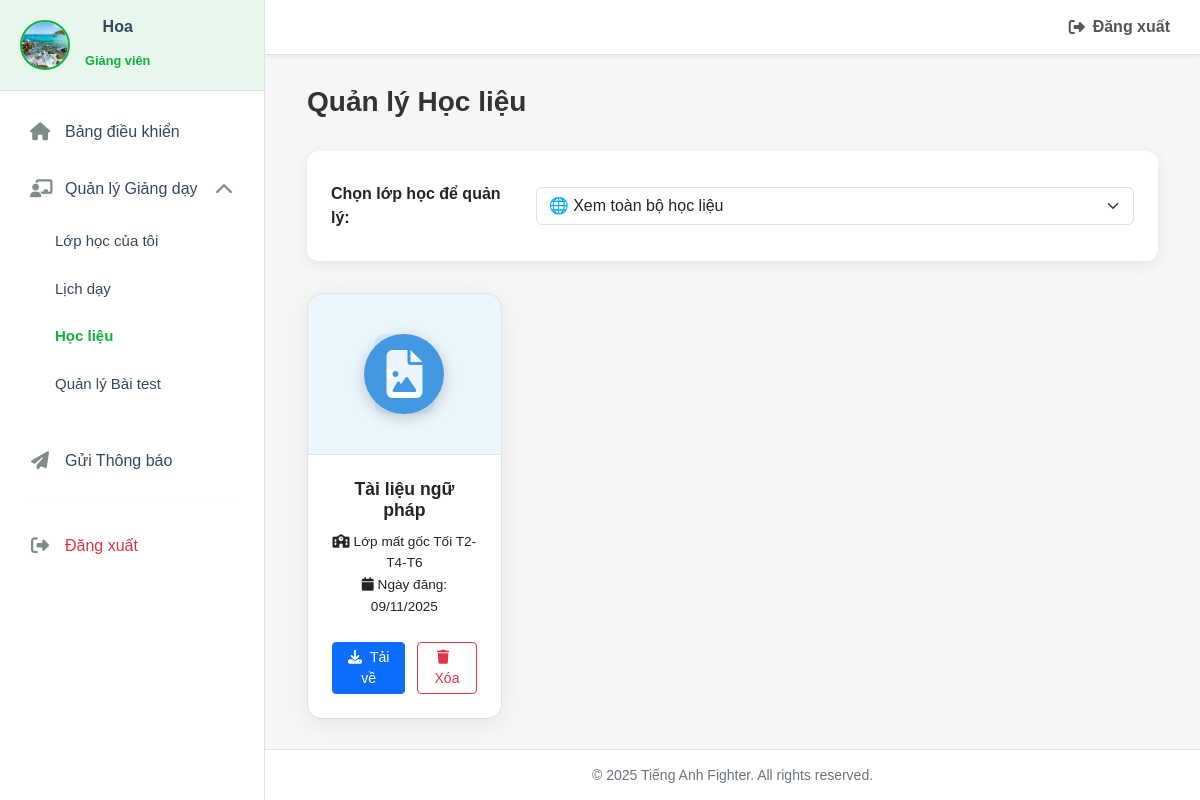
Screenshot of /admin/admin.php?nav=teacher_materials (signed in) with the database file from the repository.
### tables this page shows
CREATE TABLE `giangvien` (
  `id_giangvien` int(11) NOT NULL,
  `ten_giangvien` varchar(100) NOT NULL,
  `so_dien_thoai` varchar(15) DEFAULT NULL,
  `mat_khau` varchar(255) DEFAULT NULL,
  `email` varchar(100) DEFAULT NULL,
  `mo_ta` text DEFAULT NULL COMMENT 'Mô tả chuyên môn, kinh nghiệm của giảng viên',
  `hinh_anh` varchar(255) DEFAULT NULL
);

CREATE TABLE `hoc_lieu` (
  `id_hoclieu` int(11) NOT NULL,
  `id_khoahoc` int(11) DEFAULT NULL,
  `id_lop` varchar(50) DEFAULT NULL,
  `tieu_de` varchar(255) DEFAULT NULL,
  `loai_file` varchar(50) DEFAULT NULL COMMENT 'ví dụ: PDF, Video, Link, DOCX',
  `duong_dan_file` varchar(255) DEFAULT NULL,
  `ngay_dang` timestamp NOT NULL DEFAULT current_timestamp()
);

CREATE TABLE `lop_hoc` (
  `id_lop` varchar(50) NOT NULL,
  `id_khoahoc` int(11) NOT NULL,
  `ten_lop` varchar(100) NOT NULL,
  `id_giangvien` int(11) DEFAULT NULL COMMENT 'Giảng viên trực tiếp đứng lớp',
  `so_luong_hoc_vien` int(11) DEFAULT 0,
  `trang_thai` enum('dang hoc','da xong') DEFAULT 'dang hoc'
);

### admin/modules/teacher/teacher_materials.php (the view, shortened to what this page needs)
<?php
$id_giangvien = $_SESSION['id_giangvien'];
$selected_lop_id = $_GET['lop_id'] ?? 'all';
$materials = null;
$show_all = ($selected_lop_id === 'all' || $selected_lop_id === '');
if ($show_all) {
    $sql_materials = "SELECT hl.id_hoclieu, hl.tieu_de, hl.loai_file, hl.duong_dan_file, hl.ngay_dang, lh.ten_lop
                      FROM hoc_lieu hl
                      INNER JOIN lop_hoc lh ON hl.id_lop = lh.id_lop
                      WHERE lh.id_giangvien = ?
                      ORDER BY hl.ngay_dang DESC";
    $stmt_materials = $conn->prepare($sql_materials);
    $stmt_materials->bind_param("i", $id_giangvien);
    $stmt_materials->execute();
    $materials = $stmt_materials->get_result();
}
function get_file_type_details($file_type)
{
    $file_type = strtolower($file_type ?? '');
    switch ($file_type) {
        case 'jpg':
        case 'png':
        case 'jpeg':
        case 'gif':
            return ['icon' => 'fa-file-image', 'color' => '#4299E1'];
    }
}
?>
<div class="container-fluid">
    <div class="page-header animated-item">
        <h1 class="title-color mb-0" style="border:none; padding-bottom: 0;">Quản lý Học liệu</h1>
    </div>
    <div class="filter-card animated-item" style="animation-delay: 100ms;">
        <form method="GET" action="./admin.php" class="mb-0">
            <div class="row g-3 align-items-center">
                <label for="class-filter" class="col-lg-3 col-form-label fw-bold">Chọn lớp học để quản lý:</label>
                <div class="col-lg-9">
                    <select name="lop_id" id="class-filter" class="form-select" onchange="this.form.submit()">
                        <option value="all" <?php echo $show_all ? 'selected' : ''; ?>>🌐 Xem toàn bộ học liệu</option>
                    </select>
                </div>
            </div>
        </form>
    </div>
    <?php if ($show_all): ?>
        <?php if ($materials && $materials->num_rows > 0): ?>
            <div class="row g-4">
                <?php
                $index = 0;
                while ($material = $materials->fetch_assoc()):
                    $file_details = get_file_type_details($material['loai_file']);
                ?>
                    <div class="col-xl-3 col-lg-4 col-md-6 animated-item" style="animation-delay: <?php echo $index++ * 70; ?>ms;" id="material-card-<?php echo $material['id_hoclieu']; ?>">
                        <div class="material-card">
                            <div class="file-icon-wrapper" style="background-color: <?php echo $file_details['color']; ?>1A;">
                                <i class="file-icon-bg fa-solid <?php echo $file_details['icon']; ?>" style="color: <?php echo $file_details['color']; ?>;"></i>
                                <div class="file-icon-main" style="background-color: <?php echo $file_details['color']; ?>;">
                                    <i class="fa-solid <?php echo $file_details['icon']; ?>"></i>
                                </div>
                            </div>
                            <div class="material-details">
                                <h5 class="material-title"><?php echo htmlspecialchars($material['tieu_de']); ?></h5>
                                <p class="material-date">
                                    <i class="fa-solid fa-school me-1"></i><?php echo htmlspecialchars($material['ten_lop']); ?><br>
                                    <i class="fa-solid fa-calendar me-1"></i>Ngày đăng: <?php echo date("d/m/Y", strtotime($material['ngay_dang'])); ?>
                                </p>
                                <div class="material-actions">
                                    <a href="../../<?php echo htmlspecialchars($material['duong_dan_file']); ?>" class="btn btn-sm btn-primary btn-material" download target="_blank">
                                        <i class="fa-solid fa-download me-2"></i>Tải về
                                    </a>
                                    <button onclick="deleteMaterial(<?php echo $material['id_hoclieu']; ?>)" class="btn btn-sm btn-outline-danger btn-material" title="Xóa">
                                        <i class="fa-solid fa-trash me-2"></i>Xóa
                                    </button>
                                </div>
                            </div>
                        </div>
                    </div>
                <?php endwhile; ?>
            </div>
        <?php endif; ?>
    <?php endif; ?>
</div>

### admin/modules/teacher/teacher_menu.php (shortened to what this page needs)
<?php
$id_giangvien = $_SESSION['id_giangvien'] ?? null;
$teacher_avatar = '../images/logo.png';
if ($id_giangvien) {
    $sql_teacher = "SELECT hinh_anh FROM giangvien WHERE id_giangvien = ?";
    $stmt_teacher = $conn->prepare($sql_teacher);
    $stmt_teacher->bind_param("i", $id_giangvien);
    $stmt_teacher->execute();
    $result_teacher = $stmt_teacher->get_result();
    if ($row_teacher = $result_teacher->fetch_assoc()) {
        if (!empty($row_teacher['hinh_anh'])) {
            $teacher_avatar = "../" . $row_teacher['hinh_anh'];
        }
    }
}
$current_page = $_GET['nav'] ?? '';
$teaching_management_pages = [
    'teacher_classes',
    'lichhoc',
    'teacher_materials',
    'question',
    'ds_cauhoi_gv',
    'kqhocvien_gv',
    'teacher_schedule'
];
$is_teaching_management_active = in_array($current_page, $teaching_management_pages);
?>
<div class="sidebar-header teacher-header">
    <div class="teacher-info">
        <img src="<?php echo htmlspecialchars($teacher_avatar); ?>" alt="Avatar Giảng viên" onerror="this.src='../images/logo.png';">
        <div>
            <p class="name"><?php echo htmlspecialchars($_SESSION['teacher_name']); ?></p>
            <span class="role">Giảng viên</span>
        </div>
    </div>
</div>
<nav class="admin-nav">
    <ul>
        <li>
            <a href="./admin.php" class="<?php echo ($current_page == '') ? 'active' : ''; ?>">
                <i class="fa-solid fa-house"></i>
                <span>Bảng điều khiển</span>
            </a>
        </li>
        <li>
            <a href="#teachingSubmenu" data-bs-toggle="collapse" aria-expanded="<?php echo $is_teaching_management_active ? 'true' : 'false'; ?>" class="nav-link-collapse <?php echo $is_teaching_management_active ? '' : 'collapsed'; ?>">
                <i class="fa-solid fa-chalkboard-user"></i>
                <span>Quản lý Giảng dạy</span>
                <i class="collapse-arrow fa-solid fa-chevron-down ms-auto"></i>
            </a>
            <ul class="collapse list-unstyled <?php echo $is_teaching_management_active ? 'show' : ''; ?>" id="teachingSubmenu">
                <li>
                    <a href="./admin.php?nav=teacher_classes" class="<?php echo in_array($current_page, ['teacher_classes', 'lichhoc']) ? 'active' : ''; ?>">
                        Lớp học của tôi
                    </a>
                </li>
                <li>
                    <a href="./admin.php?nav=teacher_schedule" class="<?php echo ($current_page == 'teacher_schedule') ? 'active' : ''; ?>">
                        Lịch dạy
                    </a>
                </li>
                <li>
                    <a href="./admin.php?nav=teacher_materials" class="<?php echo ($current_page == 'teacher_materials') ? 'active' : ''; ?>">
                        Học liệu
                    </a>
                </li>
                <li>
                    <a href="./admin.php?nav=question" class="<?php echo in_array($current_page, ['question', 'ds_cauhoi_gv', 'kqhocvien_gv']) ? 'active' : ''; ?>">
                        Quản lý Bài test
                    </a>
                </li>
            </ul>
        </li>
        <li>
            <a href="./admin.php?nav=teacher_notifications" class="<?php echo ($current_page == 'teacher_notifications') ? 'active' : ''; ?>">
                <i class="fa-solid fa-paper-plane"></i>
                <span>Gửi Thông báo</span>
            </a>
        </li>
        <hr>
        <li>
            <a href="modules/logout.php" class="text-danger">
                <i class="fa-solid fa-right-from-bracket"></i><span>Đăng xuất</span>
            </a>
        </li>
    </ul>
</nav>

### admin/css/admin.css (style rules this page uses)
:root { --brand-color: #0db33b; --brand-color-dark: #0a8a2c; --brand-color-light: #e7f7ec; --sidebar-bg: #ffffff; --sidebar-header-bg: #f8f9fa; --sidebar-text: #34495e; --sidebar-text-hover: #ffffff; --sidebar-icon-color: #7f8c8d; --sidebar-active-bg: var(--brand-color); --sidebar-hover-bg: #f1f1f1; --content-bg: #f4f7f6; --white-bg: #ffffff; --border-color: #dee2e6; --shadow: 0 4px 15px rgba(0, 0, 0, 0.07); }
body { margin: 0; font-family: Arial, sans-serif; background-color: var(--content-bg); }
a { text-decoration: none !important; }
.sidebar-header { padding: 20px; text-align: center; font-size: 24px; font-weight: 700; background-color: var(--sidebar-header-bg); color: var(--brand-color); border-bottom: 1px solid var(--border-color); }
.admin-nav { flex-grow: 1; padding-top: 15px; overflow-y: auto; overflow-x: hidden; max-height: calc(100vh - 80px); scroll-behavior: smooth; -webkit-overflow-scrolling: touch; }
.admin-nav { scrollbar-width: thin; scrollbar-color: var(--brand-color) transparent; }
.admin-nav::after { content: ''; position: sticky; bottom: 0; left: 0; width: 100%; height: 40px; background: linear-gradient(to bottom, transparent, var(--sidebar-bg)); pointer-events: none; opacity: 0; transition: opacity 0.3s ease; }
.admin-nav ul { list-style: none; padding: 0; margin: 0 10px; padding-bottom: 20px; }
.admin-nav ul li a { display: flex; align-items: center; gap: 15px; padding: 14px 20px; color: var(--sidebar-text); font-size: 16px; font-weight: 500; transition: all 0.2s ease-in-out; border-radius: 8px; margin-bottom: 5px; }
.admin-nav ul li a .fa-solid { font-size: 18px; width: 20px; text-align: center; color: var(--sidebar-icon-color); transition: color 0.2s ease-in-out; }
.admin-nav ul li a.active { background-color: var(--sidebar-active-bg); color: var(--sidebar-text-hover); font-weight: 600; box-shadow: 0 4px 12px rgba(13, 179, 59, 0.3); }
.admin-nav .nav-link-collapse .collapse-arrow { transition: transform 0.3s ease; }
.admin-nav .nav-link-collapse:not(.collapsed) .collapse-arrow { transform: rotate(180deg); }
.admin-nav .collapse { margin: 0 0 5px 15px; padding-left: 15px; border-left: 2px solid var(--border-color-light); }
.admin-nav .collapse li a { padding: 10px 15px; font-size: 15px; color: var(--sidebar-text); }
.admin-nav .collapse li a.active { background: none; color: var(--brand-color); font-weight: 600; box-shadow: none; }
.title-color { color: #333; text-align: left; font-size: 28px; font-weight: 700; margin-bottom: 25px; padding-bottom: 10px; border-bottom: 1px solid var(--border-color); position: relative; }
.title-color:after { content: ""; background: var(--primary-color); bottom: -1px; display: block; height: 3px; left: 0; position: absolute; width: 80px; }

### admin/modules/teacher/teacher_menu.php (style rules this page uses)
.sidebar-header.teacher-header { background-color: var(--brand-color-light); padding: 15px 20px; }
.teacher-info { display: flex; align-items: center; gap: 15px; }
.teacher-info img { width: 50px; height: 50px; border-radius: 50%; border: 2px solid var(--brand-color); object-fit: cover; }
.teacher-info .name { font-size: 1rem; font-weight: 600; color: var(--sidebar-text); margin: 0; }
.teacher-info .role { font-size: 0.8rem; color: var(--text-color-light); }
.admin-nav hr { margin: 1rem; border-color: rgba(0, 0, 0, 0.05); }

### rows the page displays
giangvien: hinh_anh (picture)
hoc_lieu: tieu_de "Tài liệu ngữ pháp", id_lop.ten_lop "Lớp mất gốc Tối T2-T4-T6", ngay_dang "09/11/2025"

### other values shown
$_SESSION['teacher_name'] "Hoa"
